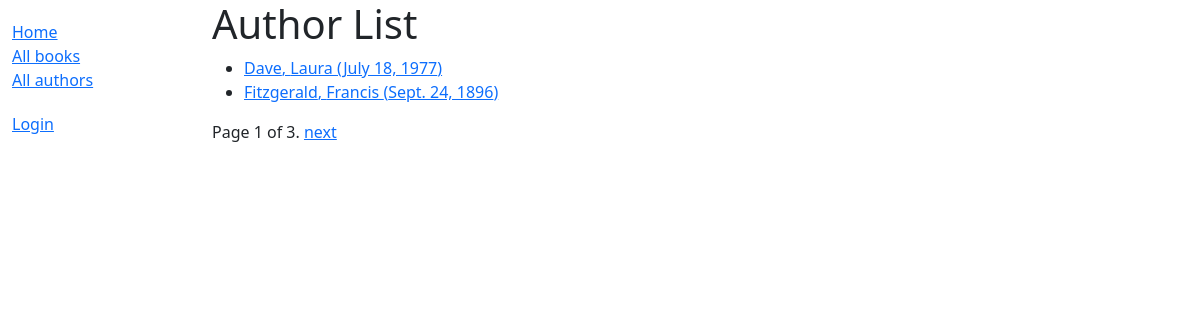
Screenshot of /catalog/authors/ with the database file from the repository.
### catalog/models.py (models this page shows, shortened)
class Author(models.Model):
    first_name = models.CharField(max_length=100)
    last_name = models.CharField(max_length=100)
    date_of_birth = models.DateField(null=True, blank=True)
    date_of_death = models.DateField('died', null=True, blank=True)
    class Meta:
        ordering = ['last_name', 'first_name']
    def get_absolute_url(self):
        return reverse('author-detail', args=[str(self.id)])

### catalog/views.py (the view)
# urls.py: path('authors/', views.AuthorListView.as_view(), name='authors'),
class AuthorListView(generic.ListView):
    model = Author
    context_object_name = 'author_list'   # your own name for the list as a template variable
    queryset = Author.objects.filter(last_name__icontains='e')[:5] # Get 5 books containing the title war
    template_name = 'catalog/author_list.html'  # Specify your own template name/location
    paginate_by = 2
    def get_context_data(self, **kwargs):
        context = super(AuthorListView, self).get_context_data(**kwargs)
        context['some_data'] = 'This is just some data'
        return context

### catalog/templates/catalog/author_list.html
{% extends "base_generic.html" %}
{% block content %}
  <h1>Author List</h1>
  {% if author_list %}
  <ul>
    {% for author in author_list %}
      <li>
        <a href="{{ author.get_absolute_url }}">{{ author.last_name }}, {{ author.first_name }} ({{author.date_of_birth}})</a>
      </li>
    {% endfor %}
  </ul>
  {% else %}
    <p>There are no authors in the library.</p>
  {% endif %}
{% endblock %}

### rows the page displays
Author: last_name "Dave", first_name "Laura", date_of_birth "July 18, 1977"
Author: last_name "Fitzgerald", first_name "Francis", date_of_birth "Sept. 24, 1896"

### other values shown
{{ page_obj.number }} "1"
{{ page_obj.paginator.num_pages }} "3"
